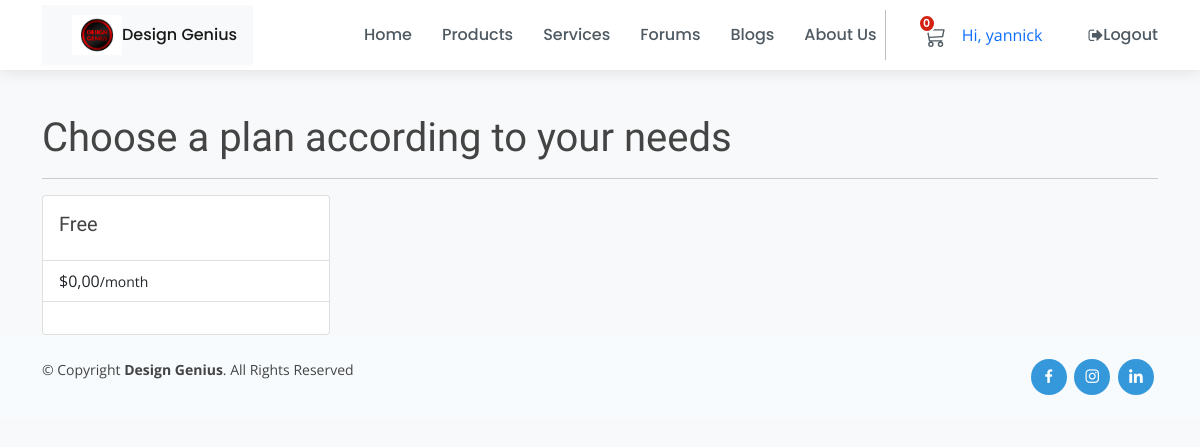
The app's page /account/memberships/ (signed in), older data.
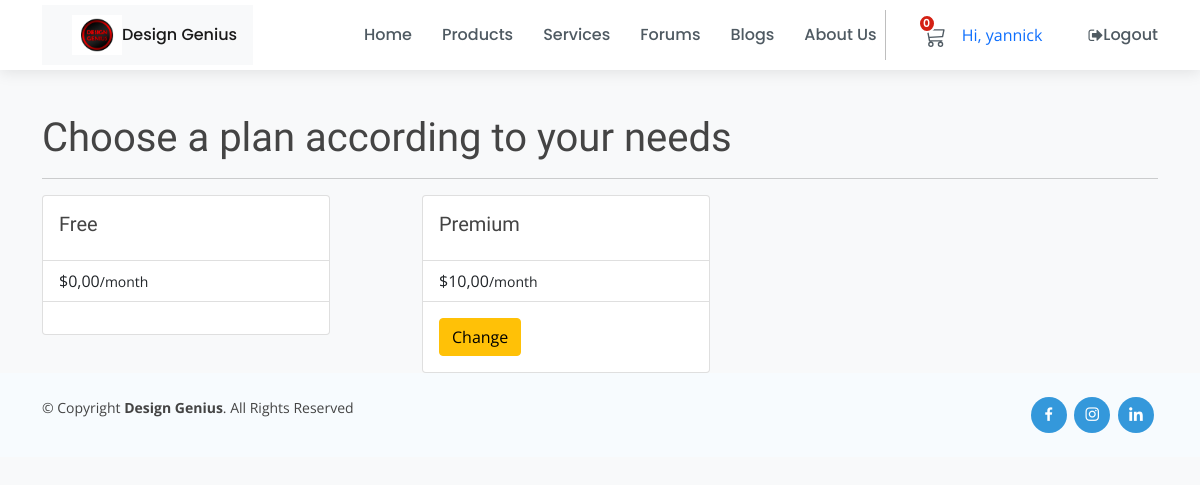
The same page, newer data.
### Accounts/models.py (models this page shows, shortened)
class Account(AbstractBaseUser, PermissionsMixin):
    email = models.EmailField(unique=True)
    name = models.CharField(max_length=150)
    phone = models.CharField(max_length=50)
    date_of_birth = models.DateField(blank=True, null=True)
    picture = ImageField(blank=True, manual_crop="")
    membership = models.ForeignKey('Membership', related_name='user_membership', on_delete=models.SET_NULL, null=True)
    is_staff = models.BooleanField(default=False)
    is_active = models.BooleanField(default=True)
    last_login = models.DateTimeField(null=True)
    objects = AccountManager()
    USERNAME_FIELD = 'email'
    REQUIRED_FIELDS = ['name', 'phone']
    def __str__(self):
        return self.name

class Membership(models.Model):
    membership_type = models.CharField(
        choices=MEMBERSHIP_CHOICES, default='Free', max_length=30
    )
    slug = models.SlugField(null=True, blank=True)
    periode = models.IntegerField()
    price = models.DecimalField(default=0, max_digits=5, decimal_places=2)

### Accounts/views.py (the view)
# urls.py: path('memberships/', MembershipView.as_view(), name='select'),
class MembershipView(ListView):
    model = Membership
    template_name = 'memberships_list.html'
    def get_user_membership(self, *args):
        user_membership_qs = Account.objects.filter(name=self.request.user)
        if user_membership_qs.exists():
            return user_membership_qs.first()
        return None
    def get_context_data(self, *args, **kwargs):
        context = super().get_context_data(**kwargs)
        current_membership = self.get_user_membership(self.request)
        context['current_membership'] = str(current_membership.membership)
        return context

### Accounts/views.py (called while the page is built)
def global_params(request):
    if request.user.is_anonymous:
        subscription_info = None
    else:
        try:
            subscription_info = Subscription.objects.get(user_membership=request.user)
        except Subscription.DoesNotExist:
             subscription_info = None
    context = {
        "subscription_info": subscription_info,
    }
    return context

### Basket/basket.py (called while the page is built)
    def __len__(self):
        return sum(item["qty"] for item in self.basket.values())

### Accounts/templates/memberships_list.html (shortened to what this page needs)
{% extends 'layout/base.html' %}
{% load crispy_forms_tags %}
{% load static %}
{% block content %}
{% include "layout/_nav.html" %}
<div class="container justify-content-center align-items-center" style="margin-top:90px;">
    <br>
    <h1>Choose a plan according to your needs</h1>
    <hr>
    <div class="row">
        {% for object in object_list %}
        <div class="col-sm-4 col-md-4">
            <div class="card" style="width: 18rem;">
                <div class="card-body">
                    <h5 class="card-title">{{ object.membership_type }}</h5>
                </div>
                <ul class="list-group list-group-flush">
                    <li class="list-group-item"> ${{ object.price }}<small>/month</small></li>
                </ul>
                <div class="card-body">
                    {% if object.membership_type != 'Free' %}
                        <form method="POST" action="{% url 'Accounts:select-update' object.id %}">
                            {% if object.membership_type != current_membership %}
                                <button class="btn btn-warning">Change</button>
                                {% else %}
                                <small>Your current plan</small>
                            {% endif %}
                        </form>
                    {% endif %}
                </div>
            </div>
        </div>
        {% endfor %}
    </div>
</div>
{% endblock content %}

### templates/layout/base.html (shortened to what this page needs)
{% load static %}
<!DOCTYPE html>
<html>
<head>
    <link rel="stylesheet" href="{% static 'assets/vendor/bootstrap/css/bootstrap.min.css' %}">
    <link rel="stylesheet" href="{% static 'assets/vendor/bootstrap-icons/bootstrap-icons.css' %}">
    <link rel="stylesheet" href="{% static 'assets/vendor/boxicons/css/boxicons.min.css' %}">
    <link rel="stylesheet" href="{% static 'assets/vendor/glightbox/css/glightbox.min.css' %}">
    <link rel="stylesheet" href="{% static 'assets/vendor/swiper/swiper-bundle.min.css' %}">
    <link rel="stylesheet" href="{% static 'font-awesome-4.7.0/css/font-awesome.min.css' %}">
    <link rel="stylesheet" href="{% static 'assets/css/style.css' %}">
</head>
<body class="bg-light">
    {% block content %} {% endblock content %}
    {% include "layout/_footer.html" %}
</body>
</html>

### templates/layout/_nav.html (shortened to what this page needs)
{% load static %}
<header id="header" class="fixed-top d-flex align-items-center">
    <div class="container d-flex align-items-center">
        <div class="logo me-auto">
            <nav class="navbar navbar-light bg-light">
                <a class="navbar-brand" href="{% url 'Home:home' %}">
                    <img src="{% static 'assets/img/logo.jpg' %}" width="50" height="50" class="d-inline-block align-top img-fluid" alt=""> Design Genius
                </a>
            </nav>
        </div>
        <nav id="navbar" class="navbar order-last order-lg-0">
            <ul>
                <li><a class="nav-link scrollto " href="{% url 'Home:home' %}">Home</a></li>
                <li><a class="nav-link scrollto" href="{% url 'Stores:store_home' %}">Products</a></li>
                <li><a class="nav-link scrollto" href="{% url 'Services:home' %}">Services</a></li>
                <li><a class="nav-link scrollto " href="{% url 'forum-list' %}">Forums</a></li>
                <li><a class="nav-link scrollto" href="{% url 'Blogs:home' %}">Blogs</a></li>
                <li><a class="nav-link scrollto" href="{% url 'Home:about' %}">About Us</a></li>
                <hr class="m-2" style="border-left: 1px solid black; height: 50px;"> {% if request.user.is_authenticated %}
                <li class="">
                    <a type="button" role="button" href="{% url 'Basket:basket_summary' %}" class="nav-link scrollto border-lg-0 basket-btn">
                        {% with total_qty=basket|length %}
                            <div id="basket-qty" class="basket-qty">
                                {% if total_qty > 0 %}
                                {{ total_qty }}
                                {% else %}
                                0
                                {% endif %}
                            </div>
                        {% endwith %}
                        <div>
                        </div>
                    </a>
                </li>
                <li class="">
                    <p class="nav-link scrollto pt-4 ">Hi, {{ request.user.name }}</p>
                </li>
                <li class="">
                    <a href="{% url 'Accounts:logout' %}" class="nav-link"><span class="fa fa-sign-out m-0"></span> Logout</a>
                </li>
                {% endif %}
            </ul>
        </nav>
    </div>
</header>

### templates/layout/_footer.html (shortened to what this page needs)
{% load static %}
<footer id="footer">
    <div class="container d-md-flex py-4">
        <div class="me-md-auto text-center text-md-start">
            <div class="copyright">
                &copy; Copyright <strong><span>Design Genius</span></strong>. All Rights Reserved
            </div>
            <div class="credits">
            </div>
        </div>
        <div class="social-links text-center text-md-right pt-3 pt-md-0">
            <a href="https://www.facebook.com/Design-Genius-266925227331326" class="facebook"><i class="bx bxl-facebook"></i></a>
            <a href="https://www.instagram.com/design_genius_startup/" class="instagram"><i class="bx bxl-instagram"></i></a>
            <a href="https://www.linkedin.com/company/71091584" class="linkedin"><i class="bx bxl-linkedin"></i></a>
        </div>
    </div>
</footer>

### static/assets/css/style.css (style rules this page uses)
body { font-family: "Open Sans", sans-serif; color: #444444; }
a { color: #3498db; text-decoration: none; }
h1, h2, h3, h4, h5, h6 { font-family: "Raleway", sans-serif; }
#header { height: 70px; transition: all 0.5s; z-index: 997; transition: all 0.5s; background: #fff; box-shadow: 0px 2px 15px rgba(0, 0, 0, 0.1); }
#header .logo img { max-height: 40px; }
.navbar { padding: 0; }
.navbar ul { margin: 0; padding: 0; display: flex; list-style: none; align-items: center; }
.navbar li { position: relative; }
.navbar a, .navbar a:focus { display: flex; align-items: center; justify-content: space-between; padding: 10px 0 10px 30px; font-family: "Poppins", sans-serif; font-size: 16px; font-weight: 500; color: #4f5a62; white-space: nowrap; transition: 0.3s; }
#footer { color: #444444; font-size: 14px; background: #f7fbfe; }
#footer .credits { padding-top: 5px; font-size: 13px; color: #444444; }
#footer .social-links a { font-size: 18px; display: inline-block; background: #3498db; color: #fff; line-height: 1; padding: 8px 0; margin-right: 4px; border-radius: 50%; text-align: center; width: 36px; height: 36px; transition: 0.3s; }
.basket-qty { color: #fff; background: #d42114; border: 2px solid #fff; border-radius: 50%; text-align: center; font-size: 11px; height: 15px; width: 14px; position: absolute; box-sizing: content-box; font-weight: 600; display: flex; justify-content: center; align-items: center; top: 1px; right: 10px; }
.basket-btn { position: relative; }

Row changes from the older to the newer data that the page shows:
added Membership: membership_type "Premium", price "10,00", shows "Change"
